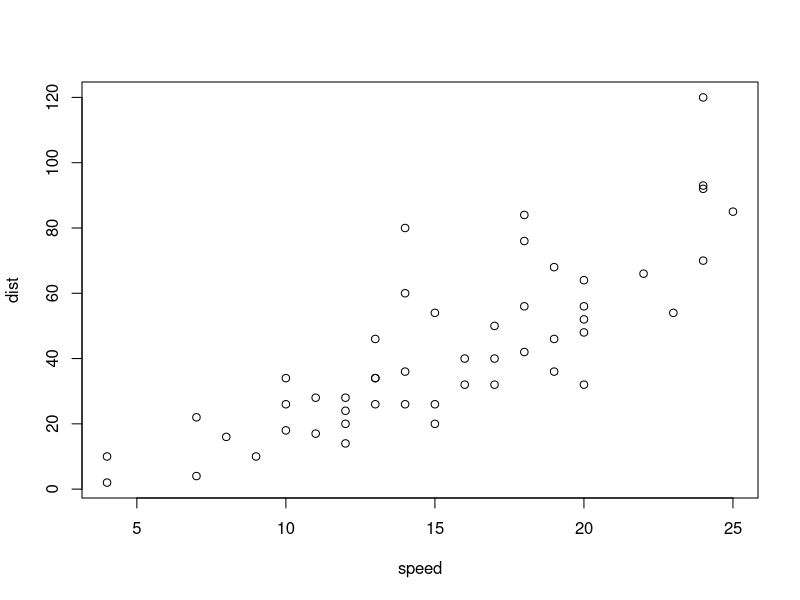
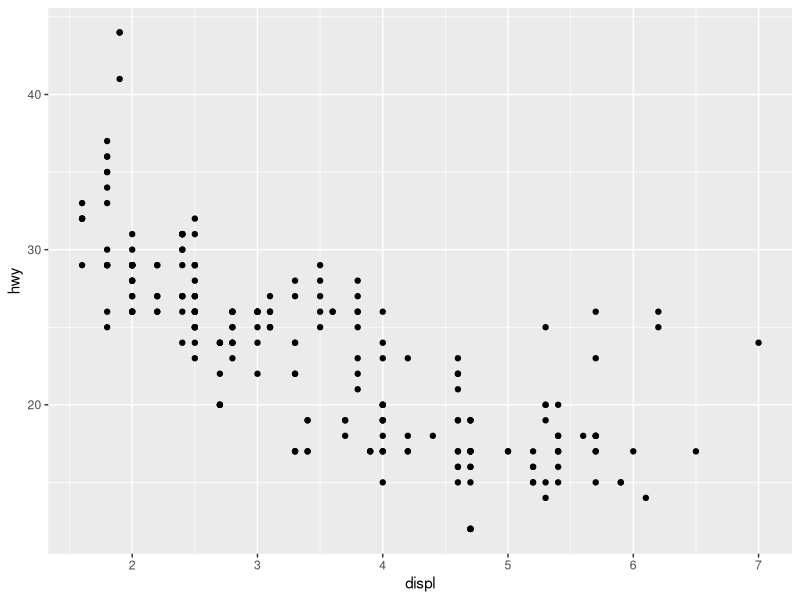
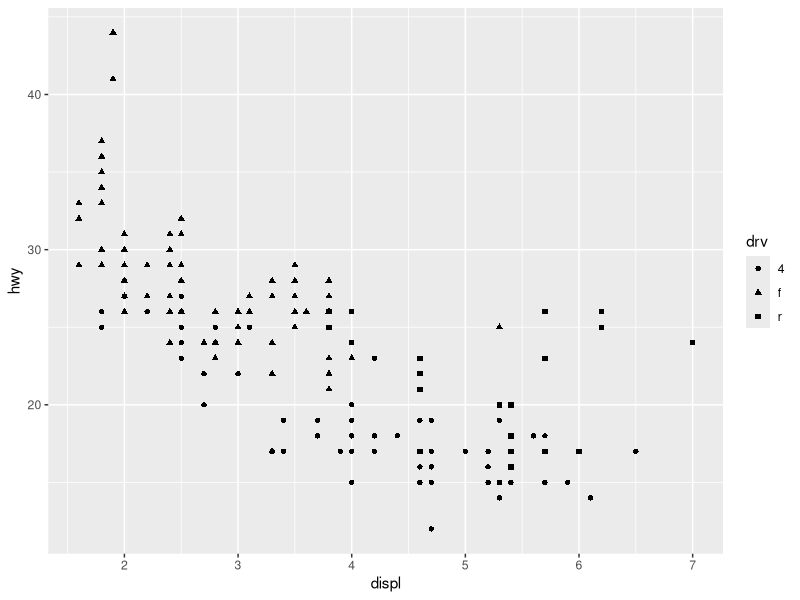
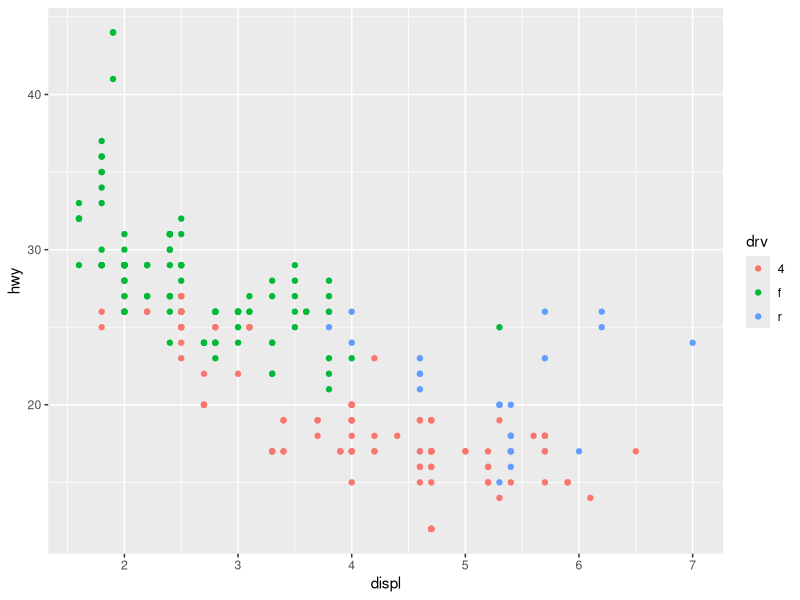
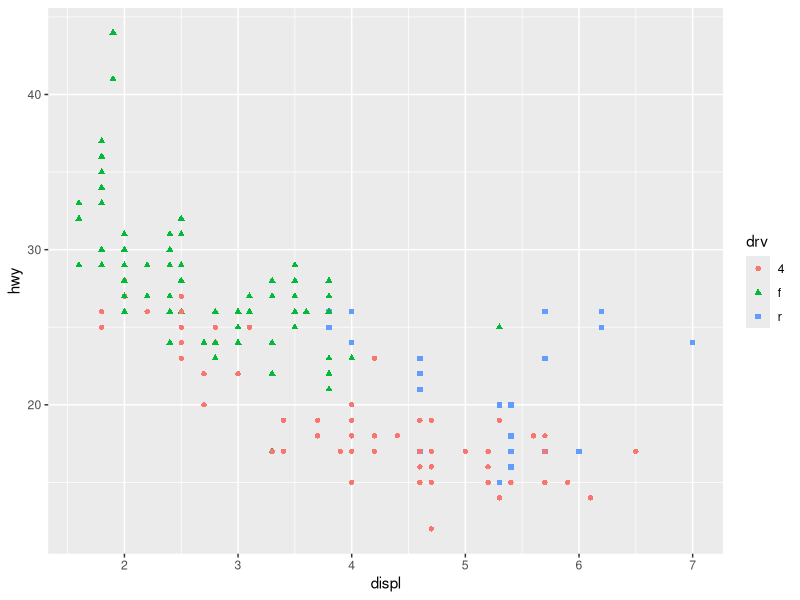
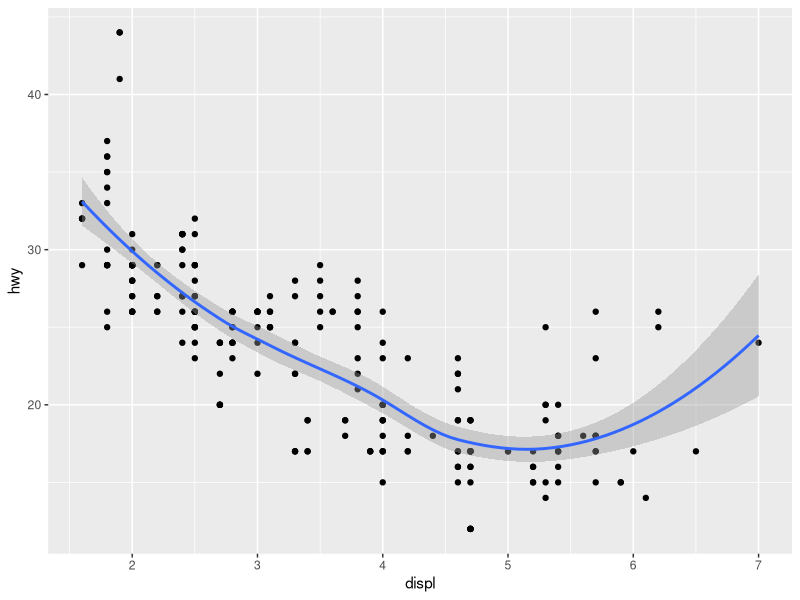
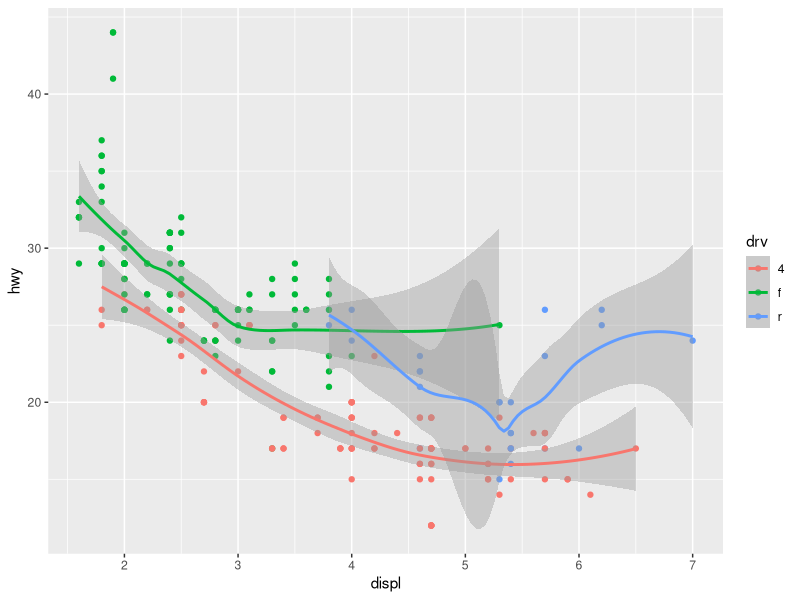
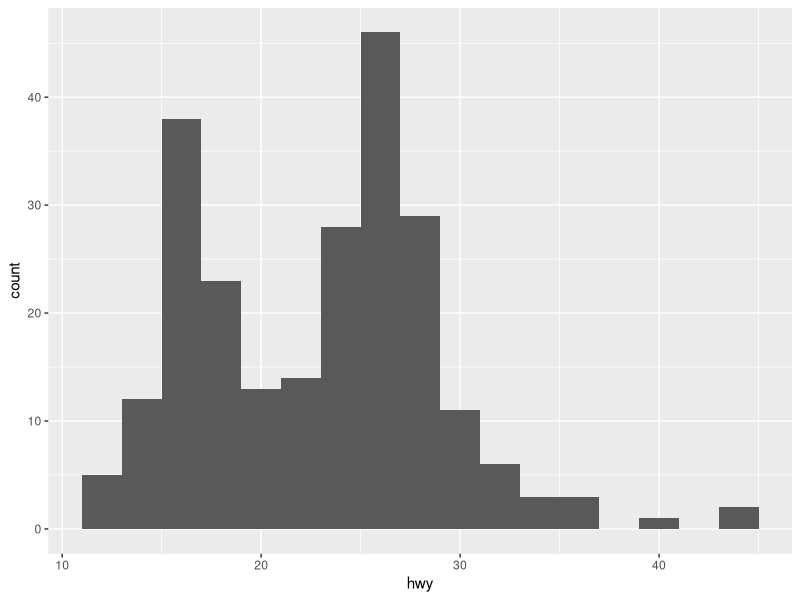

Write the R code that produced these figures, in order.
## ---- chunk 1
plot(cars)
## ---- chunk 2
library(ggplot2)
library(tidyverse)
mpg
## ---- chunk 3
ggplot(mpg, aes(x= displ, y = hwy)) +geom_point()
## ---- chunk 4
ggplot(mpg, aes(x= displ, y = hwy, shape= drv)) +geom_point()
## ---- chunk 5
ggplot(mpg, aes(x= displ, y = hwy, color= drv)) +geom_point()
## ---- chunk 6
ggplot(mpg, aes(x= displ, y = hwy, color= drv, shape= drv)) +geom_point()
## ---- chunk 7
ggplot(mpg, aes(x= displ, y = hwy)) +geom_point()+ geom_smooth()
## ---- chunk 8
ggplot(mpg, aes(x= displ, y = hwy, color= drv)) +geom_point()+ geom_smooth()
## ---- chunk 9
ggplot(mpg, aes(x= hwy)) +
  geom_histogram(binwidth = 2)
## ---- chunk 10
ggplot(mpg, aes(x= hwy, fill=drv)) +
  geom_histogram(binwidth = 2)
## ---- chunk 11
ggplot(mpg, aes(x= hwy, fill=drv)) +
  geom_histogram(binwidth = 2) +facet_wrap(~ drv)
## ---- chunk 12
ggplot(mpg, aes(x= drv, y= hwy)) +geom_boxplot(alpha=0.2)
## ---- chunk 13
ggplot(mpg, aes(x= displ, y = hwy)) +geom_point() +facet_wrap(~ drv)
## ---- chunk 14
ggplot(mpg, aes(x= displ, y = hwy)) +geom_point() +facet_wrap(~ drv) + geom_smooth()
## ---- chunk 15
ggplot(mpg, aes(x= hwy, fill=drv)) +
  facet_wrap(~ drv)+ geom_density(binwidth = 2)
